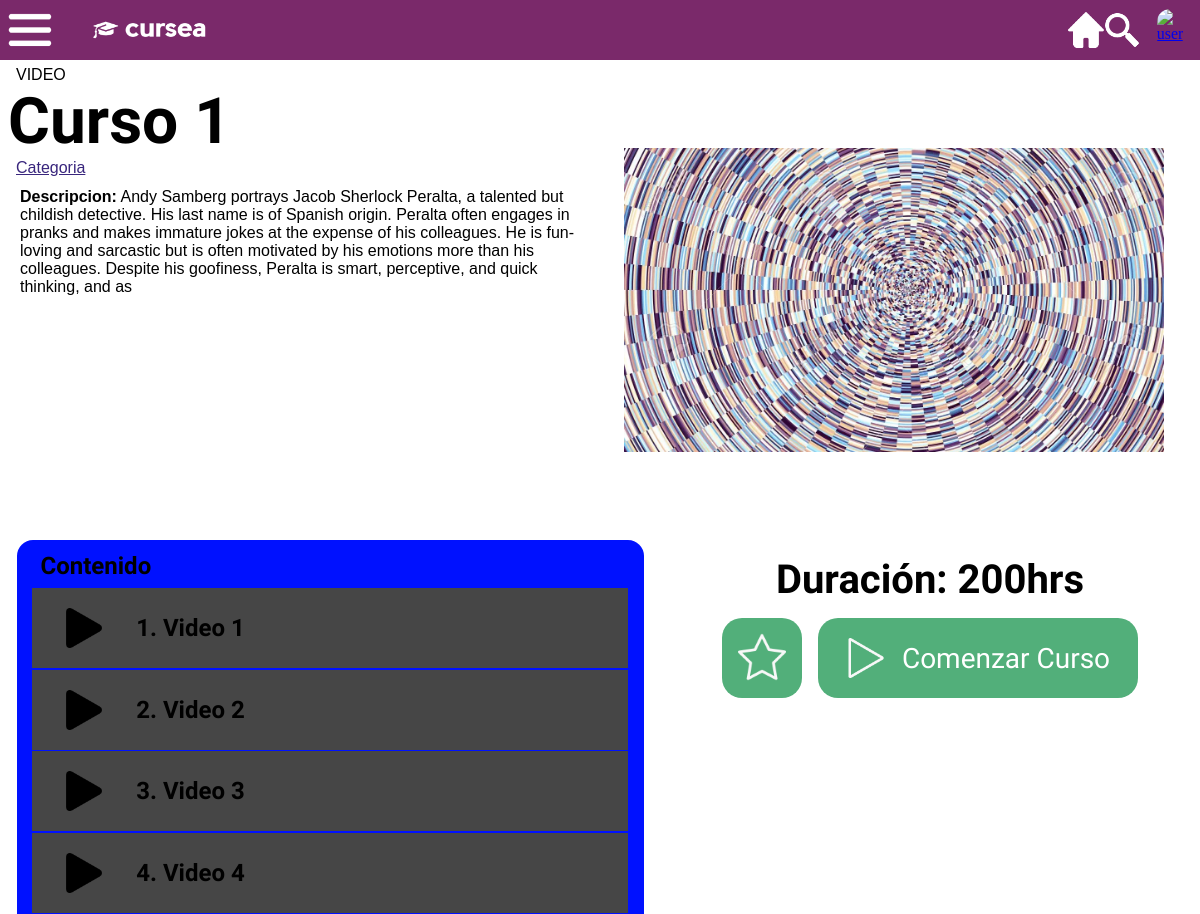
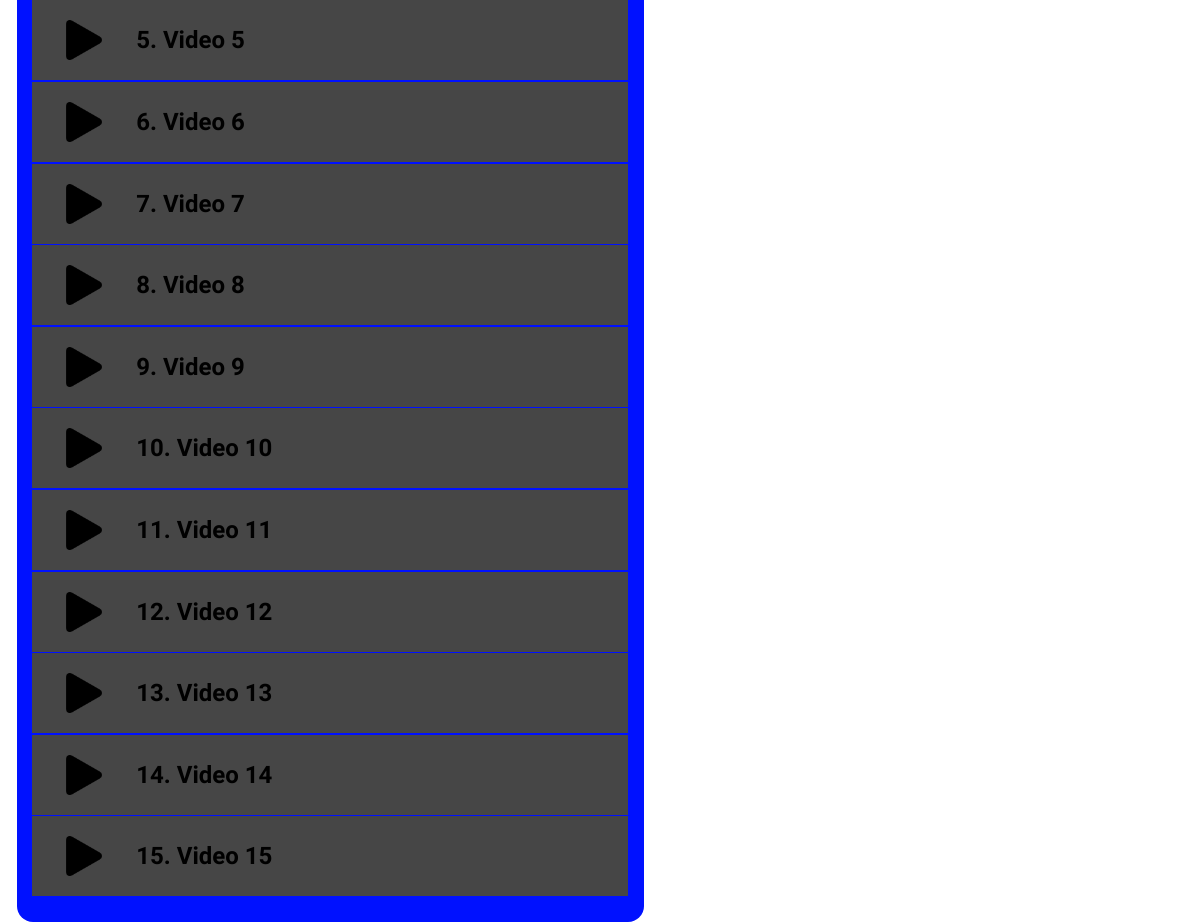
Page /curso/informacion_curso.php?id=1 (signed in) on the committed database (2 pictures, top to bottom).
### tables this page shows
CREATE TABLE `curso` (
  `id` int(12) NOT NULL,
  `nombre` varchar(255) DEFAULT NULL,
  `descripcion` varchar(999) NOT NULL,
  `imagen` varchar(255) NOT NULL,
  `duracion` varchar(255) NOT NULL,
  `categoria` varchar(255) NOT NULL,
  `vistas` int(12) NOT NULL DEFAULT 0,
  `tipo_curso` varchar(255) NOT NULL
);

CREATE TABLE `video` (
  `id` int(12) NOT NULL,
  `nombre` varchar(255) NOT NULL,
  `id_curso` int(12) NOT NULL,
  `numero` int(12) NOT NULL
);

### DB/crud.php (called while the page is built, shortened)
<?php
    $server = "localhost";
    $user = "root";
    $password = "";
    $database = "cursea";
    $conn = new mysqli($server, $user, $password, $database);
    function sentencia($sql){
        global $conn;
        $res = $conn->query($sql);
        return $res;
    }
?>

### curso/informacion_curso.php (the view, shortened to what this page needs)
<!DOCTYPE html>
<html lang="es">
    <head>
        <link rel="stylesheet" href="../general/navbar.css">
        <?php
            require_once("../DB/crud.php");
            $id = $_GET['id'];
            $sql = "SELECT * FROM curso WHERE id=$id";
            $res = sentencia($sql);
            $row = $res->fetch_assoc();
            $nombre = $row['nombre'];
            $descripcion = $row['descripcion'];
            $duracion = $row['duracion'];
            $categoria= $row['categoria'];
            $tipo_curso = $row['tipo_curso'];
            if((!isset($_SESSION['tema'])) || ($_SESSION['tema'] == 'claro')){
                echo '<link rel="stylesheet" href="informacion_curso.css">';
            }else{
                echo '<link rel="stylesheet" href="informacion_curso_osc.css">';
            }
        ?>
    </head>
    <body>
        <header>
            <nav class="nav-ham">
                <label for="btn-menu" class="lab-ham">
                    <img src="/img/ham-menu.png" alt="menu" class="img-navbar-ham">
                </label>
            </nav>
            <section class="sec-logo">
                <img src="/img/cursea-logo-blanco.png" alt="Logo" class="img-logo">
            </section>
            <section class="sect-spa1"></section>
            <nav class="nav-home" onclick="window.location.href = '../index.php';">
                <img src="/img/home-menu.png" alt="home" class="img-navbar-home">
            </nav>
            <nav class="nav-search">
                <img src="/img/search-menu.png" alt="search" class="img-navbar-search">
            </nav>
            <?php
                echo '
                    <nav class="nav-user">
                        <a href="/ajustes/ajustes.php" class="nav-user">
                            <img src="/general/imagen_usuario.php" alt="user" class="img-navbar-user">
                        </a>
                    </nav>
                ';
            ?>
        </header>
            <main>
                <article class="art-info">
                    <section class="sect-info">
                        <section class="sect-tipo">
                            <p class="p-tipo contenido"><?php echo strtoupper($tipo_curso) ?></p>
                        </section>
                        <section class="sect-nombre">
                            <h1 class="h1-nombre titulo"><?php echo $nombre ?></h1>
                        </section>
                        <section class="sect-categoria">
                            <a href="#" class="a-categoria contenido"><?php echo $categoria ?></a>
                        </section>
                        <section class="sect-desc">
                            <p class="p-descripcion contenido"><b>Descripcion:</b> <?php echo $descripcion ?></p>
                        </section>
                    </section>
                    <section class="sect-img">
                            <img src="../img/placeholder.png" alt="Imagen" class="img">
                        </section>
                </article>
            </main>
            <article class="art-temas">
                    <section class="sect-temas">
                        <section class="sect-contenido-p">
                            <h3 class="h3-contenido subtitulo">Contenido</h3>
                        </section>
                        <section class="sect-contenido-padre">
                    <?php
                            $sql = "SELECT * FROM $tipo_curso WHERE id_curso=$id ORDER BY numero";
                            $res= sentencia($sql);
                            $i = 0;
                            while($row = $res->fetch_assoc()){
                                echo '
                                    <section class="sect-contenido" onclick="iniciar('.$row['id'].')">
                                        <img src="../img/curso/'.$tipo_curso.'.png" alt="V" class="img-contenido">
                                        <h4 class="h4-info-curso subtitulo">'.($i+1).'. ' . $row['nombre'] . '</h4>
                                    </section>
                                    <form action="'.$tipo_curso.'.php" method="get" id="form_curso_'.$row['id'].'">
                                        <input type="hidden" name="id" value="'.$row['id'].'">
                                    </form>
                                ';
                                $i++;
                            }
                    ?>
                        </section>
                    <section class="sect-blanco"></section>
                </article>
            <article class="art-duracion">
                <section class="sect-duracion">
                    <h2 class="h2-duracion subtitulo"><b>Duración:</b> <?php echo $duracion ?></h2>
                </section>
                <section class="sect-btns">
                    <button class="btn-fav btn"><img src="../img/curso/fav.png" alt="Favorito" class="img-fav"></button>
                    <button class="btn-start btn subtitulo"><img src="../img/curso/start.png" alt="Comenzar" class="img-start">Comenzar Curso</button>
                </section>
            </article>
    </body>
</html>

### general/navbar.css (style rules this page uses)
:root { --morado-1: #B77AAB; --morado-2: #984C8A; --morado-3: #7A296A; --morado-4: #5B0F4D; --morado-5: #3D0031; --cafe-1: rgba(255, 192, 170, 0.4); --cafe-2: rgba(212, 133, 106, 0.7); --cafe-3: rgba(170, 86, 57, 0.66); --cafe-4: #803015; --cafe-5: #551600; --verde-1: #C7E99B; --verde-2: #98C261; --verde-3: #6E9B34; --verde-4: #4A7413; --verde-5: #2C4E00; --amarillo-1: #D3BB4B; --amarillo-2: #FFF0A9; --amarillo-3: #F7E17B; --amarillo-4: rgba(245, 212, 46, 0.94); --amarillo-5: rgba(143, 121, 15 0.7); --azul-1: #669999; --azul-2: #407F7F; --azul-3: #226666; --azul-4: #0D4D4D; --azul-5: #003333; }
header { width: 100%; height: 7.5vh; background-color: #7A296A; position: fixed; z-index: 5; }
.nav-ham { width: 5%; height: 100%; float: left; display: flex; justify-content: center; align-items: center; }
.lab-ham { width: 100%; height: 100%; display: flex; justify-content: center; align-items: center; cursor: pointer; }
.img-navbar-ham { height: 70%; display: block; margin: auto; }
.img-navbar-home { height: 70%; display: block; margin: auto; }
.img-navbar-search { height: 70%; display: block; margin: auto; }
.img-navbar-user { height: 70%; display: block; margin: auto; border-radius: 50vh; }
.sec-logo { width: 15%; height: 100%; float: left; display: flex; align-items: center; }
.img-logo { width: 70%; display: block; margin: auto; }
.sect-spa1 { width: 69%; height: 100%; float: left; }
.nav-home { width: 3%; height: 100%; float: left; display: flex; justify-content: center; align-items: center; cursor: pointer; }
.nav-search { width: 3%; height: 100%; float: left; display: flex; justify-content: center; align-items: center; cursor: pointer; }
.nav-user { width: 5%; height: 100%; float: left; display: flex; justify-content: center; align-items: center; cursor: pointer; }
.titulo { font-family: 'Prompt', sans-serif; }
.subtitulo { font-family: 'Josefin Sans', sans-serif; }
.contenido { font-family: Helvetica; }

### rows in the picture
curso: tipo_curso "VIDEO", nombre "Curso 1", categoria "Categoria", descripcion "Andy Samberg portrays Jacob Sherlock Peralta, a talented but childish detective. His last name is of Spanish origin. Peralta often engages in pranks and makes immature jokes at the expense of his colleagues. He is fun-loving and sarcastic but is often motivated by his emotions more than his colleagues. Despite his goofiness, Peralta is smart, perceptive, and quick thinking, and as", duracion "200hrs"
video: id_curso.tipo_curso (picture), nombre "Video 1"
video: id_curso.tipo_curso (picture), nombre "Video 2"
video: id_curso.tipo_curso (picture), nombre "Video 3"
video: id_curso.tipo_curso (picture), nombre "Video 4"
video: id_curso.tipo_curso (picture), nombre "Video 5"
video: id_curso.tipo_curso (picture), nombre "Video 6"
video: id_curso.tipo_curso (picture), nombre "Video 7"
video: id_curso.tipo_curso (picture), nombre "Video 8"
video: id_curso.tipo_curso (picture), nombre "Video 9"
video: id_curso.tipo_curso (picture), nombre "Video 10"
video: id_curso.tipo_curso (picture), nombre "Video 11"
video: id_curso.tipo_curso (picture), nombre "Video 12"
video: id_curso.tipo_curso (picture), nombre "Video 13"
video: id_curso.tipo_curso (picture), nombre "Video 14"
video: id_curso.tipo_curso (picture), nombre "Video 15"
